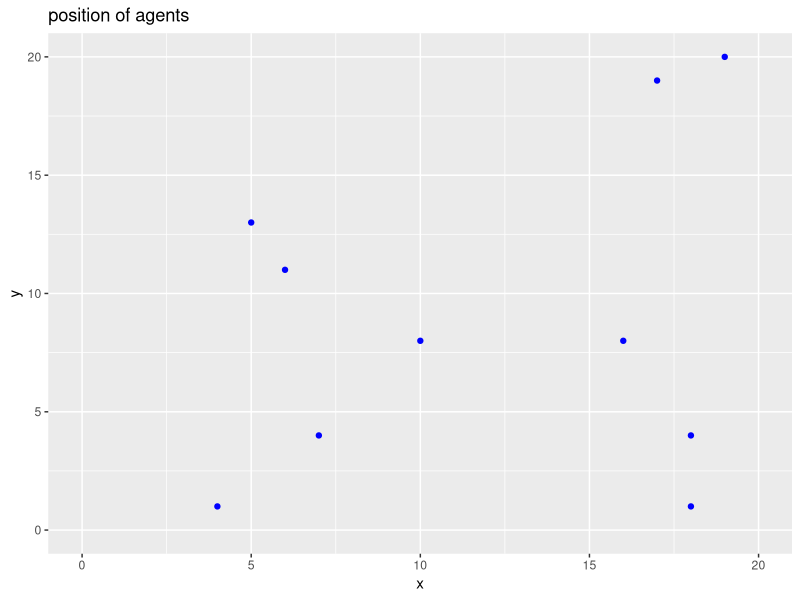
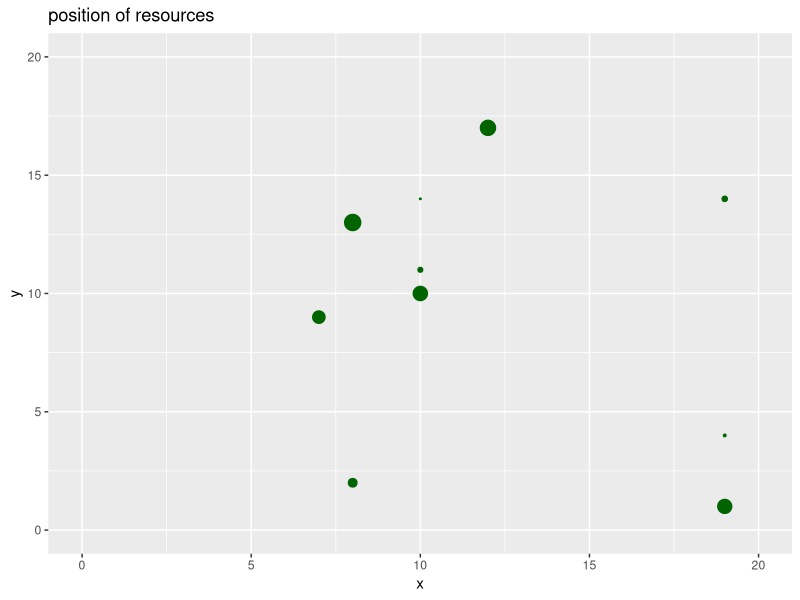
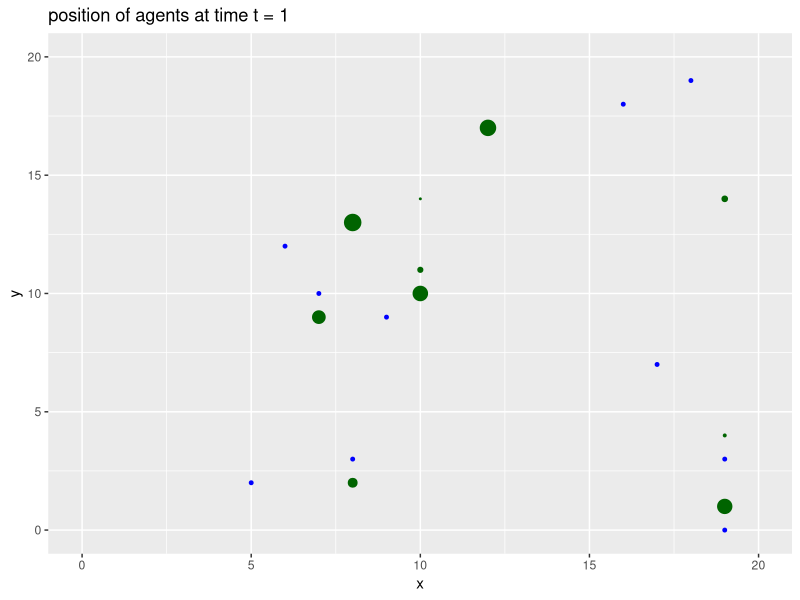
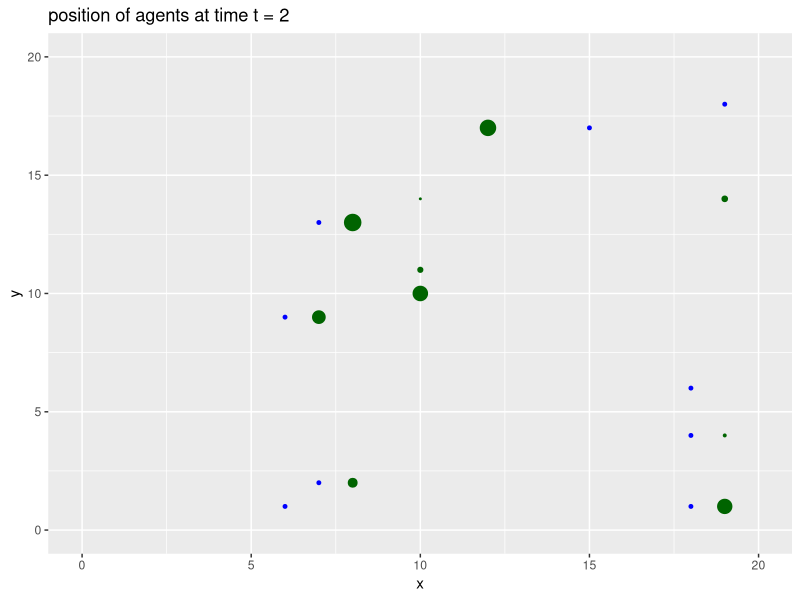
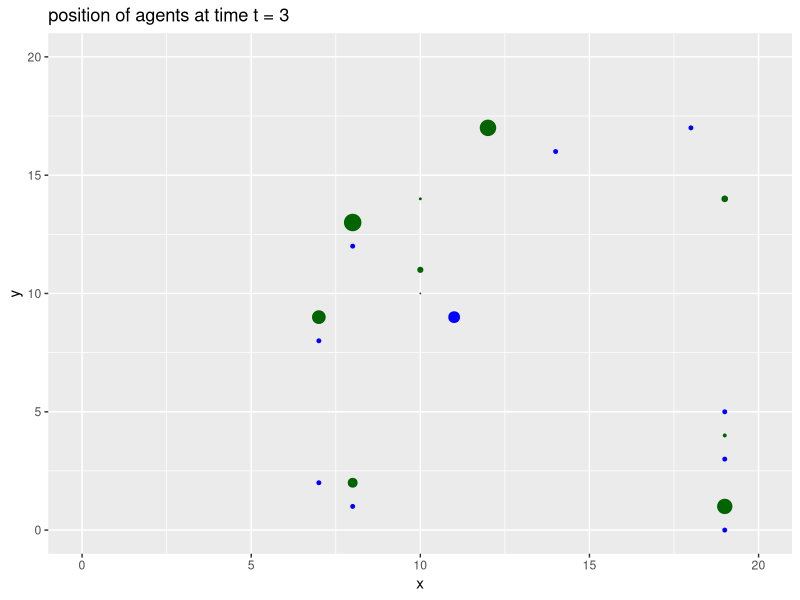
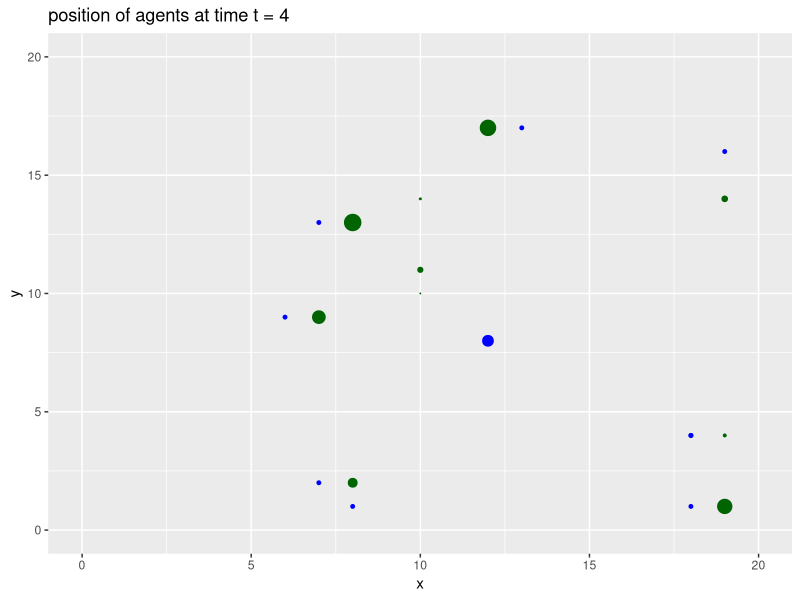
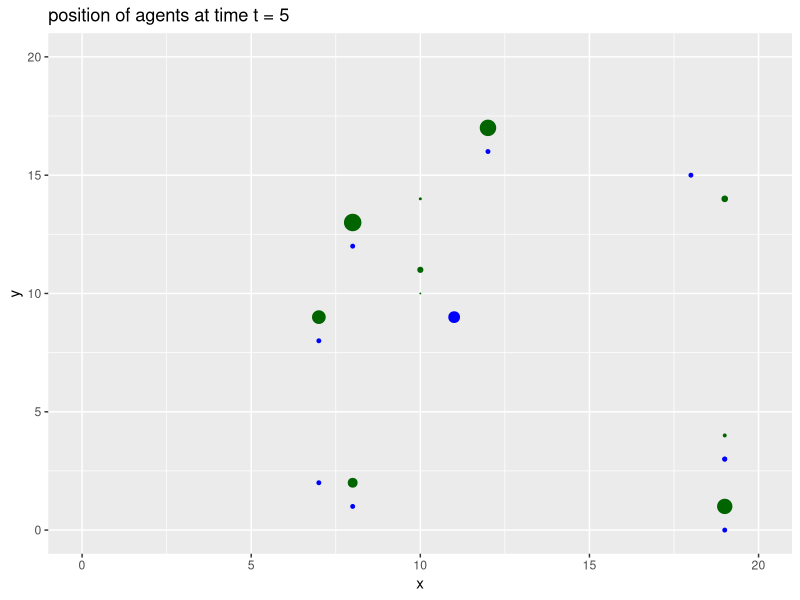
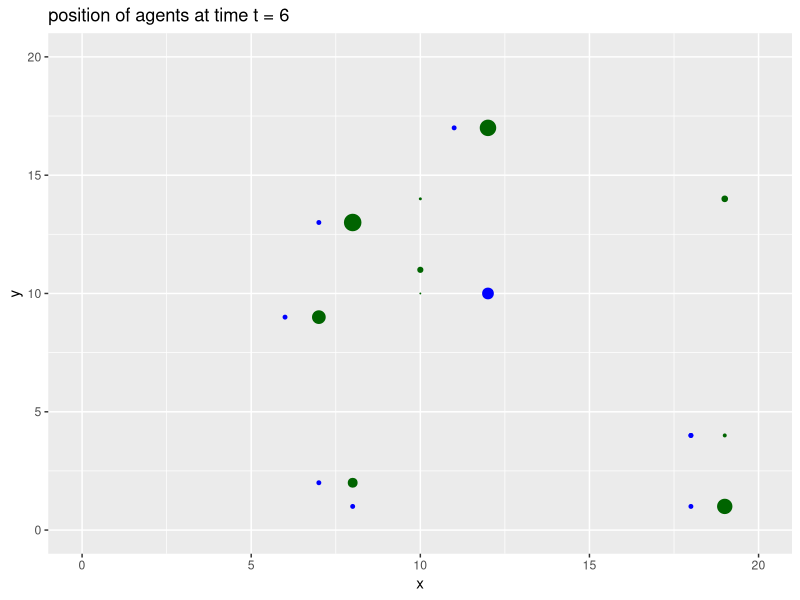

These figures' R source, in order:


# GLOBAL VARIABLES

N <- 10
resources <- 10
environment.size <- 20
max.amount <- 3
steps <- 20

create.agents <- function(x, env.size){
  pop <- data.frame(id = 1:x, energy = 0, x = 0, y = 0)
  for(i in 1:x){
    pop[i,]$x <- sample(seq(1,environment.size))[1]
    pop[i,]$y <- sample(seq(1,environment.size))[1]
  }
  return(pop)
}

create.resources <- function(x){
  resources <- data.frame(id = 1:x, amount = 0, x = 0, y = 0)
  for(j in 1:x){
    resources[j,]$x <- sample(seq(1,environment.size))[1]
    resources[j,]$y <- sample(seq(1,environment.size))[1]
    resources[j,]$amount <- runif(1) * max.amount
  }
  return(resources)
}

eating <- function(agent, resources){
  for(res in 1:dim(resources)[1]){
    if(agent$x == resources[res,]$x && agent$y == resources[res,]$y){
      agent$energy <- agent$energy + resources[res,]$amount
      resources[res,]$amount <- 0
    }
  }
  return(list(agent, resources))
}

look.for.resources.rw <- function(agents){
  for(a in sample(1:dim(agents)[1])){
    agents[a,]$x <- agents[a,]$x + sign(rnorm(1,0,1))
    agents[a,]$y <- agents[a,]$y + sign(rnorm(1,0,1))
    
    # THIS IS TO CHECK THAT THE AGENT DOES NOT CROSS THE BORDERS OF THE ENV
    if(agents[a,]$x > environment.size){
      agents[a,]$x <- environment.size
    }
    
    if(agents[a,]$y > environment.size){
      agents[a,]$y <- environment.size
    }
    
    if(agents[a,]$x < 0){
      agents[a,]$x <- 0
    }
    
    if(agents[a,]$y < 0){
      agents[a,]$y <- 0
    }
  }
  return(agents)
}

library(fields)
look.for.resources.clever <- function(agents, resources){
  for(a in sample(1:dim(agents)[1])){
    distances <- array(0, c(1,dim(resources)[1]))
    for(j in 1:dim(resources)[1]){
      distances[j] <- rdist(agents[a,3:4], resources[j,3:4])
    }
    
    target <- match(min(distances), distances)
    # IS THERE ANY FOOD LEFT THERE?
    if(resources[target,]$amount > 0){
      if(agents[a,]$x < resources[target,]$x){
        agents[a,]$x <- agents[a,]$x + 1
      }else{
        agents[a,]$x <- agents[a,]$x - 1
      }
      if(agents[a,]$y < resources[target,]$y){
        agents[a,]$y <- agents[a,]$y + 1
      }else{
        agents[a,]$y <- agents[a,]$y - 1
      }
    }else{
      agents[a,]$x <- agents[a,]$x + sign(rnorm(1,0,1))
      agents[a,]$y <- agents[a,]$y + sign(rnorm(1,0,1))
    }
    
    # THIS IS TO CHECK THAT THE AGENT DOES NOT CROSS THE BORDERS OF THE ENV
    if(agents[a,]$x > environment.size){
      agents[a,]$x <- environment.size
    }
    
    if(agents[a,]$y > environment.size){
      agents[a,]$y <- environment.size
    }
    
    if(agents[a,]$x < 0){
      agents[a,]$x <- 0
    }
    
    if(agents[a,]$y < 0){
      agents[a,]$y <- 0
    }
  }
  return(agents)
}



# Pop<-create.agents(10, environment.size)
# plot(Pop$x, Pop$y, xlim=c(0, environment.size), ylim=c(0, environment.size))
# 
# library(tidyverse)
# ggplot(Pop, aes(x, y)) + 
#   geom_point() + 
#   xlim(0,environment.size) + 
#   ylim(0,environment.size)
# 
# Resources <- create.resources(resources)
# plot(Resources$x, Resources$y, xlim=c(0, environment.size), ylim=c(0, environment.size),
#      pch = 20, cex = Resources$amount * 2, xlab = "x", ylab = "y")
# 
# library(tidyverse)
# ggplot(Resources, aes(x, y)) + 
#   geom_point(size = Resources$amount * 2) + 
#   xlim(0,environment.size) + 
#   ylim(0,environment.size)


results <- NULL
Pop<-create.agents(10, environment.size)
Resources <- create.resources(resources)

# PLOT INITIAL POSITIONS OF AGENTS
library(tidyverse)
ggplot(Pop, aes(x, y)) + 
  geom_point(color = "blue") + 
  xlim(0,environment.size) + 
  ylim(0,environment.size) +
  ggtitle("position of agents")

# PLOT POSITIONS OF RESOURCES
library(tidyverse)
ggplot(Resources, aes(x, y)) + 
  geom_point(size = Resources$amount * 2, color = "darkGreen") + 
  xlim(0,environment.size) + 
  ylim(0,environment.size) +
  ggtitle("position of resources")



movements <- vector("list", steps)

for(t in 1:steps){
  print(t)
  
  for(a in sample(1:dim(Pop)[1])){
    outcome <- eating(Pop[a,], Resources)
    Pop[a,] <- outcome[[1]]
    Resources <- outcome[[2]]
  }

  # Pop <- look.for.resources.rw(Pop)
  Pop <- look.for.resources.clever(Pop, Resources)
  
  # PLOT AFTER MOVING
  library(tidyverse)
  p <- ggplot(Pop, aes(x, y)) + 
    geom_point(color = "blue", size = Pop$energy + 1) + 
    xlim(0,environment.size) + 
    ylim(0,environment.size) +
    ggtitle(paste("position of agents at time t = ", t, sep=""))
  
  p.both <- p + 
    geom_point(data = Resources, size = Resources$amount * 2, color = "darkGreen")
  
  movements[[t]] <- p.both
}


for(t in 1:steps){
  print(movements[[t]])
}

graphics.off()

library(ggpubr)
figure <- ggarrange(plotlist = movements,
                    ncol = 4, nrow = 5)
print(figure)
